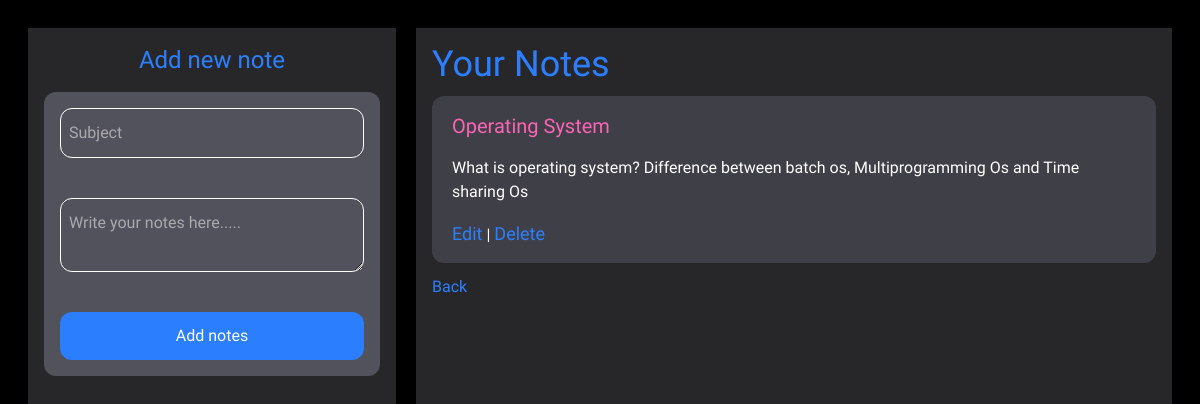
Page /notes (signed in) on the earlier database version.
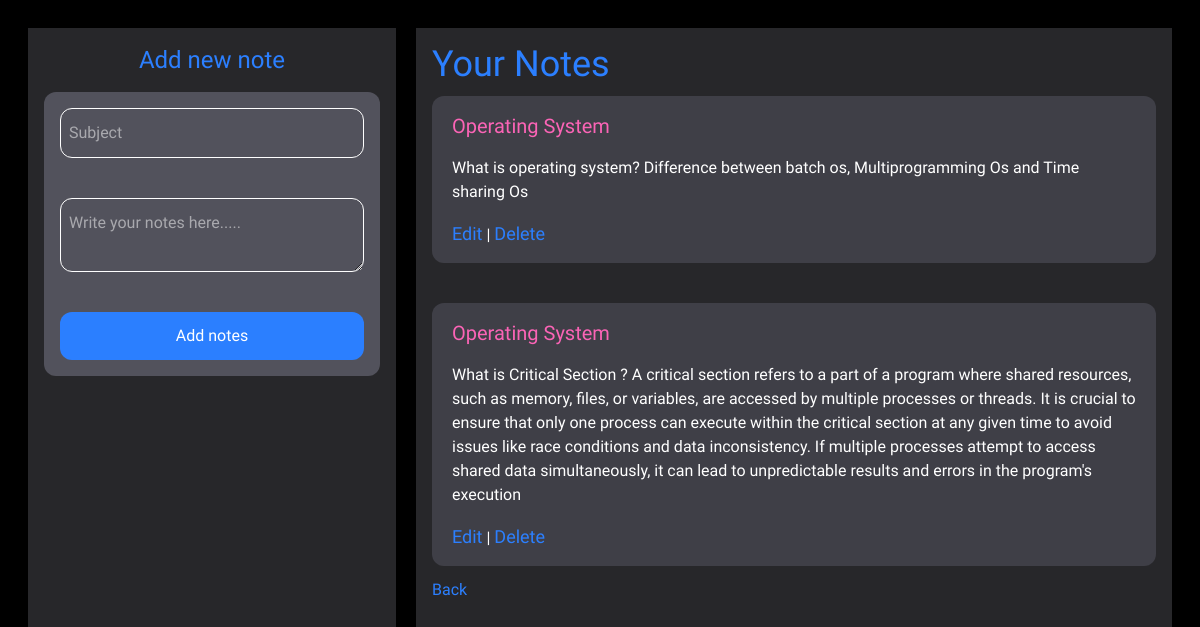
Same page on the later database version.
### tables this page shows
CREATE TABLE notes(
            id INTEGER PRIMARY KEY AUTOINCREMENT,
            user_id INTEGER,
            subject TEXT,
            content TEXT
            );

### app.py (the view)
@app.route('/notes')
def notes():
    if "user_id" not in session:
        return redirect('/login')
    conn = get_db()
    notes = conn.execute(
        "SELECT* FROM notes where user_id=?", (session["user_id"],)
    ).fetchall()
    conn.close()
    return render_template("notes.html",notes=notes)

### app.py (called while the page is built)
def get_db():
    conn = sqlite3.connect("planner.db")
    conn.row_factory = sqlite3.Row
    return conn

### templates/notes.html (shortened to what this page needs)
<!DOCTYPE html>
<html>
<head>
      <script src="https://cdn.jsdelivr.net/npm/@tailwindcss/browser@4"></script>
</head>
<body>
    <div class="h-screen w-screen bg-black text-white p-7 grid grid-cols-6 gap-5">
        <div class="col-span-2 bg-zinc-800 flex flex-col p-4 gap-4">
            <h1 class="text-2xl text-blue-500 text-center">Add new note</h1>
    <form method="POST" action="/add_note" class="bg-zinc-600 flex flex-col gap-10 p-4 rounded-xl">
        <input type="text" name="subject" class="border py-3 px-2 outline-none rounded-xl" placeholder="Subject" required>
         <textarea name="content" class="border py-3 px-2 outline-none rounded-xl" placeholder="Write your notes here....." required></textarea>
        <button type="submit" class="bg-blue-500 rounded-xl py-3">Add notes </button>
    </form>
</div>
    <div class="col-span-4 bg-zinc-800 p-4 flex flex-col gap-3">
        <h2 class="text-4xl text-blue-500">Your Notes</h2>
    <ul class="flex flex-row flex-wrap gap-10">
        {% for note in notes %}
            <div class="bg-zinc-700 py-4 px-5 rounded-xl flex flex-col gap-4">
                <h1 class="text-xl text-pink-400">{{ note.subject }}</h1>
                <p>{{ note.content }}</p>
                <div>
                    <a href="" class="text-blue-500 text-[18px]">Edit</a> |
                    <a href="" class="text-blue-500 text-[18px]">Delete</a>
                </div>
            </div>
        {% endfor %}
    </ul>
    <a href="/home" class="text-blue-500">Back</a>
    </div>
    </div>
</body>
</html>

Differences in the rows shown:
added notes: subject "Operating System", content "What is Critical Section ? A critical section refers to a part of a program where shared resources, such as memory, files, or variables, are accessed by multiple processes or threads. It is crucial to ensure that only one process can execute within the critical section at any given time to avoid issues like race conditions and data inconsistency. If multiple processes attempt to access shared data simultaneously, it can lead to unpredictable results and errors in the program's execution"
